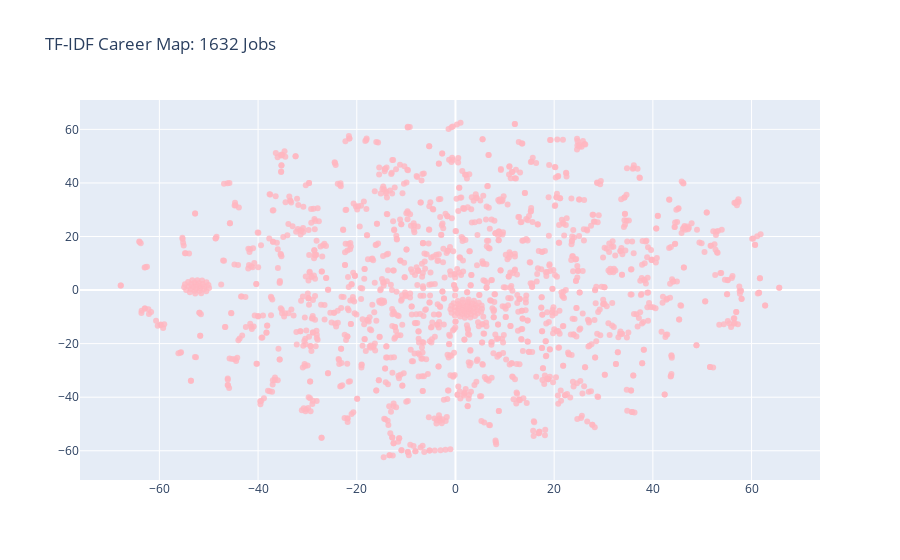

The cell this chart's notebook holds for it:
### Code cell
import plotly.graph_objects as go
import plotly.express as px

num_jobs = df['posTitle'].shape[0]

# 2D Visualizer
if (visual_dims == 2):
    # Display data
    fig = go.Figure()

    fig.add_trace(go.Scatter(
        x=vec_visual[:,0], y=vec_visual[:,1],
        text=df['posTitle'],
        mode='markers',
        marker_color='rgba(255, 182, 193, .8)'
    ))
    fig.update_layout(title=f'TF-IDF Career Map: {num_jobs} Jobs')

# 3D Visualizer
else:
    fig = px.scatter_3d(
        vec_visual,
        x=0,
        y=1,
        z=2,
    )

fig.show()

### Figure 1 — Plotly figure (JSON) as saved in the notebook; plotly's stock layout.template omitted (floating-point values rounded to 4 significant figures; data arrays with more than 128 entries replaced by an {"elided": "..."} marker saying what was removed)
{"data": [{"marker": {"color": "rgba(255, 182, 193, .8)"}, "mode": "markers", "text": {"elided": "1632 str values"}, "type": "scatter", "x": {"elided": "1632 float values"}, "y": {"elided": "1632 float values"}}], "layout": {"title": {"text": "TF-IDF Career Map: 1632 Jobs"}}}
